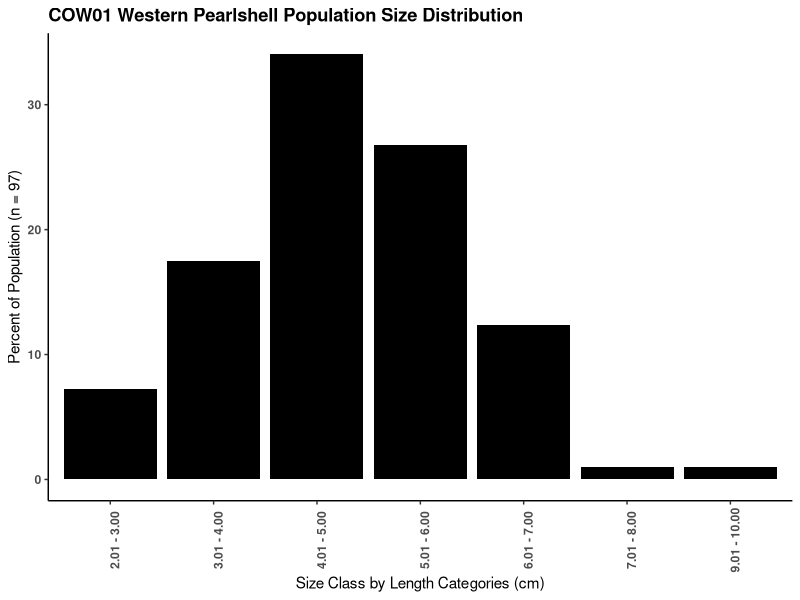

The R source for this figure: (Note: this script raises an error after producing the figure.)
setwd("/Users/williamjohnson/Desktop/Laura/Mussels/Research/field_data")
library(tidyverse)
# Read in the .csv files and save as tbls
cow01cen1 <- as.tibble(read.csv("cow01_cen1.csv", header = TRUE))
cow01cen2 <- as.tibble(read.csv("cow01_cen2.csv", header = TRUE))

#Change block_num and unit_num variables to factors
cow01cen1$Block_Num <- factor(cow01cen1$Block_Num)
cow01cen1$Unit_Num <- factor(cow01cen1$Unit_Num)

#Remove NA values from dataset
cow01cen1 <- cow01cen1[-c(173:175),]

# Filter to only consider quadrats with excavation. I need to get a sum of mussels in all 
#   excavated quadrats
cowex <- cow01cen1 %>%
  filter(Excavated_Live != c("NA")) 
# Return count of number of mussels found in all excavated quadrats 
sum_cowexcavatedlive <- sum(cowex$Excavated_Live)
# Return count of total # of quadrats excavated
quadcount_cowexcavated <- nrow(cowex)
# Return count of total # of quadrats sampled
quadcount_cowtotal <- nrow(cow01cen1)
# Return count of number of mussels found at surface in all units that were double sampled
sum_cowsurfex <- sum(cowex$Surface_Live)

# Create new object 'burial_factor' 
burialfactor_cow01 <- (sum_cowsurfex + sum_cowexcavatedlive) / sum_cowsurfex
print(burialfactor_cow01)
# Create new object 'realnum_cow01' that is the true number of mussels across all quadrats 
#   sampled at the site
realnum_cow01 <- sum(cow01cen1$Surface_Live) * burialfactor_cow01
print(realnum_cow01)
# Create new object 'surveyarea_cow01' that represents the total area of the mussel bed surveyed
surveyarea_cow01 <- quadcount_cowtotal * 0.25
# Create new object 'density_cow01' that represents mussel density in the surveyed area
density_cow01 <- realnum_cow01/surveyarea_cow01
print(density_cow01)

max(cow01cen1$Surface_Live, na.rm = TRUE)

################################################################################
### time for visualization!

# Change transect_num and quad_num to factors for til03_sys2 tbl
cow01cen2$Block_Num <- factor(cow01cen2$Block_Num)
cow01cen2$Unit_Num <- factor(cow01cen2$Unit_Num)
# Check
str(cow01cen2)

# Histogram for COW01 (ALL MUSSELS SAMPLED IN SURFACE + EXCAVATION PLOTS)

# What are the min and max values measured?
print(min(cow01cen2$Length_cm, na.rm = TRUE))
print(max(cow01cen2$Length_cm, na.rm = TRUE))

# Histogram for COW01 (ALL MUSSELS SAMPLED IN SURFACE + EXCAVATION PLOTS)
# Make a histogram!!!
cowhist<- cow01cen2 %>%
  filter(L_or_D == "L") %>%
  mutate(size_class = ifelse(Length_cm < 1.01, "0 - 1.01", "other")) %>%
  mutate(size_class = ifelse(Length_cm >= 1.01 & Length_cm < 2.01, "1.01 - 2.00", size_class)) %>%
  mutate(size_class = ifelse(Length_cm >= 2.01 & Length_cm < 3.01, "2.01 - 3.00", size_class)) %>%
  mutate(size_class = ifelse(Length_cm >= 3.01 & Length_cm < 4.01, "3.01 - 4.00", size_class)) %>%
  mutate(size_class = ifelse(Length_cm >= 4.01 & Length_cm < 5.01, "4.01 - 5.00", size_class)) %>%
  mutate(size_class = ifelse(Length_cm >= 5.01 & Length_cm < 6.01, "5.01 - 6.00", size_class)) %>%
  mutate(size_class = ifelse(Length_cm >= 6.01 & Length_cm < 7.01, "6.01 - 7.00", size_class)) %>%
  mutate(size_class = ifelse(Length_cm >= 7.01 & Length_cm < 8.01, "7.01 - 8.00", size_class)) %>%
  mutate(size_class = ifelse(Length_cm >= 8.01 & Length_cm < 9.01, "8.01 - 9.00", size_class)) %>%
  mutate(size_class = ifelse(Length_cm >= 9.01 & Length_cm < 10.01, "9.01 - 10.00", size_class)) %>%
  mutate(size_class = ifelse(Length_cm >= 10.01 & Length_cm < 11.01, "10.01 - 11.00", size_class)) %>%
  mutate(size_class = ifelse(Length_cm >= 11.01 & Length_cm < 12.01, "11.01 - 12.00", size_class)) %>%
  mutate(size_class = ifelse(Length_cm >= 12.01 & Length_cm < 13.01, "12.01 - 13.00", size_class))

cowmazzacano_hist <- cowhist %>%
  group_by(size_class) %>%
  summarize(count = n()) %>%
  mutate(percent_pop = ((count/97)*100)) 

row_order <- c("0 - 1.01", "1.01 - 2.00","2.01 - 3.00","3.01 - 4.00","4.01 - 5.00",
               "5.01 - 6.00", "6.01 - 7.00", "7.01 - 8.00", "8.01 - 9.00", 
               "9.01 - 10.00", "10.01 - 11.00", "11.01 - 12.00","12.01 - 13.00")

cowmazzacano_hist$size_class <- factor(cowmazzacano_hist$size_class, levels = row_order)

ggplot(cowmazzacano_hist, aes(x = size_class, y = percent_pop)) + geom_col(fill = "black") + theme_classic() +
  theme(axis.text.x = element_text(angle = 90, face = "bold")) + 
  theme(axis.text.y = element_text(face = "bold")) +
  xlab("Size Class by Length Categories (cm)") + 
  ylab("Percent of Population (n = 97)") + ggtitle("COW01 Western Pearlshell Population Size Distribution") +
  theme(plot.title = element_text(face = "bold")) 

# Investigate the different average length of mussels found buried vs. at surface
exc_hist <- til03_sys2 %>%
  group_by(S_or_E)%>%
  summarise(av_shell_length = mean(Length_cm))
# Turn this into a box plot

ggplot(til03_sys2, aes(as.factor(S_or_E), Length_cm)) + geom_boxplot() + theme_classic() + 
  ggtitle("TIL03: Comparison of Excavated (E) VS Surface (S) 
                             Mussel Lengths (cm)") + labs(x = "Mussel Location", y = "Length (cm)") +
  theme(plot.title = element_text(face = "bold"))




# Histogram for BKY site
bky01_sys2 <- read.csv("BKY01_sys2.csv", header = TRUE)
bky01sys2_tbl <- tbl_df(bky01_sys2)
bky01sys2_tbl %>%
  select(Length_cm) %>%
  ggplot(aes(x = Length_cm)) + geom_histogram(stat = "count")


